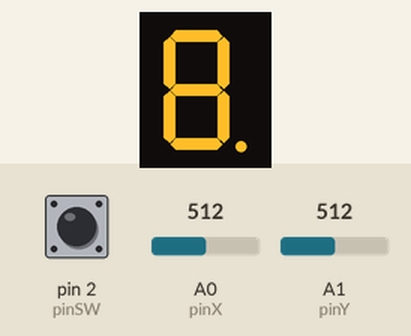
Bench run of a sketch on a simulated Arduino Uno, built with avr-gcc and run on an emulated ATmega328P. Shown: 1-digit seven-segment display. Wiring (inferred from the names in the program): 1-digit 7-segment display, segments lit when LOW: segments pin 10, pin 9, pin 8, pin 7, pin 6, pin 5, pin 4, pin 12. The inputs (shaded band) are chosen by the test bench; at power-on: A0 (pinX) = 512, pin 2 (pinSW) HIGH, A1 (pinY) = 512. The segment pins are drawn as the display they are named for; what the sketch prints to the serial monitor is not drawn.

Above: at 0.1 s.
At 1.25 s:
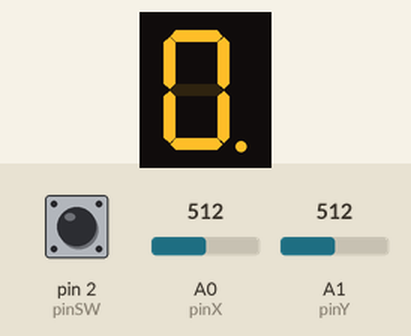
1.3 s: A0 (pinX) set to 390
At 1.96 s:
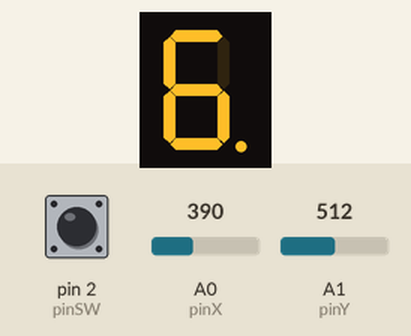
Timing chart, 0 to 4.3 s (numbered marks = the images above; inputs shaded):
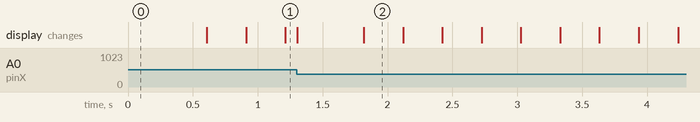

The sketch:

7_segment_display.ino
```cpp
const bool commonAnode = false;

// Pins
const int pinSW = 2;
const int pinX = A0;
const int pinY = A1;

const int pinA = 12;
const int pinB = 10;
const int pinC = 9;
const int pinD = 8;
const int pinE = 7;
const int pinF = 6;
const int pinG = 5;
const int pinDP = 4;

// Joystick
const int up = 0;
const int down = 1;
const int left = 2;
const int right = 3;
const int maxThreshold = 600;
const int minThreshold = 400;

bool joyMoved = false;
int xValue = 0;
int yValue = 0;
int joyDirection;

// Button
const int buttonResetThresholdTime = 1000;
const int buttonDebounceDelay = 50;

unsigned long lastButtonPressTime = 0;
int buttonState = 0;
int buttonLastValueRead = 0;

// Segment
const int segSize = 8;
const int segmentChangeStateThreshold = 300;  // segment blinking frequncy = (1 / segmentChangeStateThreshold)
const int indexSegA = 0;
const int indexSegB = 1;
const int indexSegC = 2;
const int indexSegD = 3;
const int indexSegE = 4;
const int indexSegF = 5;
const int indexSegG = 6;
const int indexDP = 7;
// nextSegment[currentSegment][joyDirection]
const byte nextSegment[segSize][4] = {
  {indexSegA, indexSegG, indexSegF, indexSegB},   // segment a
  {indexSegA, indexSegG, indexSegF, indexSegB},   // segment b
  {indexSegG, indexSegD, indexSegE, indexDP},     // segment c
  {indexSegG, indexSegD, indexSegE, indexSegC},   // segment d
  {indexSegG, indexSegD, indexSegE, indexSegC},   // segment e
  {indexSegA, indexSegG, indexSegF, indexSegB},   // segment f
  {indexSegA, indexSegD, indexSegG, indexSegG},   // segment g
  {indexDP,   indexDP,   indexSegC, indexDP}      // semgnet DP
  //up        down       left       right
};
const int segments[segSize] = {
  pinA, pinB, pinC, pinD, pinE, pinF, pinG, pinDP
// 0     1     2     3     4     5     6      7
};
int segmentInitialState[segSize] = {0, 0, 0, 0, 0, 0, 0, 0};
unsigned long lastSegmentStateChangeTime = 0;
int currentSegmentIndex = indexDP;
int currentSegmentState = 1;


void setup() {
  Serial.begin(9600);

  for (int i = 0; i < segSize; i++) {
    pinMode(segments[i], OUTPUT);
  }

  pinMode(pinSW, INPUT_PULLUP);

  if (commonAnode == true) {
    currentSegmentState = 0;
    for (int i = 0; i < segSize; i++)  {
      segmentInitialState[i] = 1;
    }
  }
}

void changeStateSegment(int segmentIndex) {
  Serial.println(segmentIndex);
  if (millis() - lastSegmentStateChangeTime > segmentChangeStateThreshold) {
    lastSegmentStateChangeTime = millis();
    currentSegmentState = !currentSegmentState;
    digitalWrite(segments[segmentIndex], currentSegmentState);
  }
}

int calculateNextMove(int xValue, int yValue) {
  if (xValue < minThreshold) {
    return left;
  }
  if (xValue > maxThreshold) {
    return right;
  }
  if (yValue < minThreshold ) {
    return down;
  }
  if (yValue > maxThreshold) {
    return up;
  }
  joyMoved = false;
  return -1;
}

bool buttonIsPressed() {
  bool pressed = false;
  int buttonValueRead = !digitalRead(pinSW);
  if (buttonValueRead != buttonLastValueRead) {
    lastButtonPressTime = millis();
  }
  if (millis() - lastButtonPressTime > buttonDebounceDelay) {
    if (buttonState != buttonValueRead) {
      buttonState = buttonValueRead;
      if (buttonState == HIGH) {
        pressed = true;
      }
    }
  }
  buttonLastValueRead = buttonValueRead;
  return pressed;
}

bool resetIsPressed() {
  bool reset = false;
  int buttonValueRead = !digitalRead(pinSW);
  if (buttonValueRead != buttonLastValueRead) {
    lastButtonPressTime = millis();
  }
  if (millis() - lastButtonPressTime > buttonResetThresholdTime) {
    if (buttonValueRead == 1) {
      reset = true;
    }
  }
  buttonLastValueRead = buttonValueRead;
  return reset;
}

void reset() {
  for (int i = 0; i < segSize; i++) {
    segmentInitialState[i] = 0;
    digitalWrite(segments[i], LOW);
  }
  currentSegmentIndex = 7;
}

void loop() {
  changeStateSegment(currentSegmentIndex);

  xValue = analogRead(pinX);
  yValue = 1023 - analogRead(pinY);

  joyDirection = calculateNextMove(xValue, yValue);

  if (joyDirection != -1 && joyMoved == false) {
    joyMoved = true;
    digitalWrite(segments[currentSegmentIndex], segmentInitialState[currentSegmentIndex]);
    currentSegmentIndex = nextSegment[currentSegmentIndex][joyDirection];
  }

  if (buttonIsPressed()) {
    segmentInitialState[currentSegmentIndex] = !segmentInitialState[currentSegmentIndex];
  }

  if (resetIsPressed()) {
    reset();
  }
}
```
